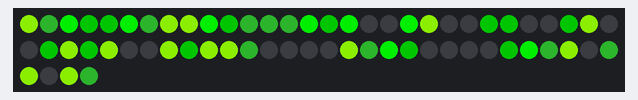
The sketch below on a simulated Arduino Uno, built with avr-gcc and run on an emulated ATmega328P. On the bench: 64 RGB LEDs in strip order, left to right, continuing on the next row.

Above: at 0.1 s.

The sketch:

creeper.ino
```cpp
#include <Adafruit_NeoPixel.h>

// --- CONFIGURACIÓN DE LA MATRIZ ---
#define PIN_DATOS   6
#define NUM_LEDS    64
Adafruit_NeoPixel matriz = Adafruit_NeoPixel(NUM_LEDS, PIN_DATOS, NEO_GRB + NEO_KHZ800);

// --- PALETA DE COLORES DE ALTA SATURACIÓN ---
// Diseñados para resaltar a brillo máximo (255).
#define NEGRO           matriz.Color(0,   0,   0)     // Apagado total
#define VERDE_PURO      matriz.Color(0,   255, 0)     // El verde más brillante y saturado posible
#define VERDE_LIMA      matriz.Color(150, 255, 0)     // Un verde amarillento para dar textura
#define VERDE_PROFUNDO  matriz.Color(0,   120, 0)     // Un verde oscuro, pero aún vibrante
#define VERDE_BOSQUE    matriz.Color(20,  80,  20)     // El tono más oscuro, para máxima profundidad

// --- DIBUJO DEL CREEPER CON LA NUEVA PALETA ---
uint32_t creeper[8][8] = {
  {VERDE_LIMA,    VERDE_BOSQUE,  VERDE_PURO,   VERDE_PROFUNDO, VERDE_PROFUNDO, VERDE_PURO,   VERDE_BOSQUE,  VERDE_LIMA},
  {VERDE_PROFUNDO,VERDE_PURO,         VERDE_BOSQUE,   VERDE_BOSQUE,   VERDE_BOSQUE,   VERDE_PROFUNDO,        VERDE_PURO,VERDE_LIMA},
  {VERDE_PURO,    NEGRO,         NEGRO,   VERDE_PURO,     VERDE_LIMA,     NEGRO,        NEGRO,    VERDE_PROFUNDO},
  {VERDE_PROFUNDO,NEGRO,    NEGRO, VERDE_LIMA,          VERDE_PROFUNDO,          NEGRO, NEGRO,    VERDE_PROFUNDO},
  {VERDE_LIMA,    VERDE_PROFUNDO,VERDE_LIMA,   NEGRO,          NEGRO,          VERDE_LIMA,   VERDE_PROFUNDO,VERDE_LIMA},
  {VERDE_BOSQUE,  VERDE_LIMA,    NEGRO,        NEGRO,     NEGRO,      NEGRO,   VERDE_BOSQUE,  VERDE_LIMA},
  {VERDE_PURO,    VERDE_PROFUNDO,NEGRO,        NEGRO,          NEGRO,          NEGRO,        VERDE_PROFUNDO,VERDE_PURO},
  {VERDE_BOSQUE,  VERDE_LIMA,    NEGRO,   VERDE_LIMA,  VERDE_BOSQUE,           NEGRO,        VERDE_LIMA,    VERDE_BOSQUE}
};

void setup() {
  matriz.begin();
   matriz.setBrightness(200); // ¡Ya no es necesario! El brillo por defecto ya es el máximo.
}

void loop() {
  for (int y = 0; y < 8; y++) {
    for (int x = 0; x < 8; x++) {
      matriz.setPixelColor(XY(x, y), creeper[y][x]);
    }
  }
  matriz.show();
  delay(1000); // Mantiene la imagen estática
}

int XY(int x, int y) {
  int i;
  if (y % 2 == 0) {
    i = y * 8 + x;
  } else {
    i = y * 8 + (7 - x);
  }
  return i;
}
```
